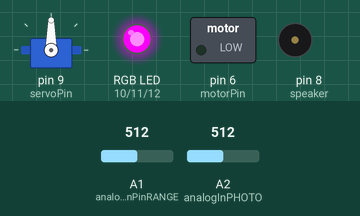
Simulated run of this sketch. Board: Arduino Uno, built with avr-gcc and run on an emulated ATmega328P. Shown: servo, switched loads named in the sketch (green lamp = pin HIGH), an RGB LED mixed from three pins (HIGH = lit), buzzer (waves = sounding, pin HIGH). The test bench sets the inputs (shaded band); at power-on: A1 (analogInPinRANGE) = 512, A2 (analogInPHOTO) = 512. What the sketch prints to the serial monitor is not drawn.

Above: at 0.1 s.
Timing chart, 0 to 1.6 s (numbered marks = the images above):
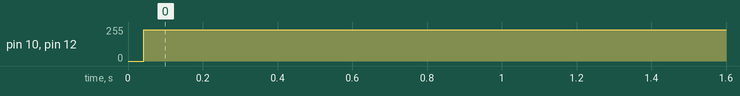

Measured:
- by itself, pin 10 (ledRedPin), pin 12 (ledBluePin): 0/255 → 234/255 at 0.04 s

The sketch:

DesignAssignment2MainCode.ino
```cpp
/*
Matthew Green (mcg67 || 1908903)
Board Number: 18
INFO 4320 - Design Assignment 2
Arsenal FC 12th Man
Due Date: Apr 1 2013

 Some Code by Dr. Francois Guimbretiere and Tom Igone
 Modified 12 Mar 2013
 by Matthew Green - Cornell University

*/

#include "pitches.h"
#include <Servo.h>

//~~~Declare Servo Object
Servo myservo;

//~~~Input Pins
const int analogInPinRANGE = A1; //Range Finder
const int analogInPHOTO = A2; //Photocell Var Resistor

//~~~Output Pins Setup
const int motorPin = 6;
const int ledRedPin = 10;
const int ledGreenPin = 11;
const int ledBluePin = 12;
const int speaker = 8;
const int servoPin = 9;

//~~~Seeded Values
//LED
int redVal   = 255;
int greenVal = 1;
int blueVal  = 1;
//Photocell values
int lightsON = 800;
int lightsOFF = 300;
int lightsDARK = 200;
int photoValue = 0;
//Rangefinder values
int rangeNEAR = 350;
int rangeFAR = 800;
int rangeValue =0;
int rangeOutputValue = 0;
//Servo
const int openLid = 170;
const int closeLid = 50;

boolean flag_lipOpen = false;
boolean ok_to_open = false;
int openCount = 0;

//Melody Constants------------------------------------------------------------------------------//

// Waka Waka by Shakira:
int wakaWaka[] = {
0,NOTE_D4, NOTE_D4,NOTE_D4, NOTE_E4,NOTE_D4,0, NOTE_CS4, NOTE_CS4,NOTE_CS4,NOTE_D4,NOTE_CS4,0,NOTE_D4,NOTE_D4,NOTE_CS4,NOTE_B3,NOTE_B3,NOTE_D4,NOTE_D4,NOTE_CS4,NOTE_B3,NOTE_B3,NOTE_D4,NOTE_D4,
NOTE_CS4,NOTE_B3,NOTE_D4,
0,NOTE_D4,NOTE_D4,NOTE_D4,NOTE_E4,NOTE_D4,0, NOTE_CS4, NOTE_CS4,NOTE_CS4,NOTE_D4,NOTE_E4,0,NOTE_D4,NOTE_D4,NOTE_CS4,NOTE_B3,NOTE_B3,NOTE_D4,NOTE_D4,NOTE_CS4,NOTE_B3,NOTE_B3,NOTE_D4,NOTE_D4,NOTE_CS4,
NOTE_B3,NOTE_D4,0,NOTE_D4,NOTE_E4,NOTE_D4,NOTE_FS4,
0,NOTE_CS4,NOTE_A4,NOTE_FS4,0,NOTE_D4,NOTE_E4,NOTE_D4,NOTE_FS4,0,NOTE_CS4,NOTE_A4,NOTE_FS4,NOTE_D4,NOTE_D4,NOTE_D4,NOTE_D4,NOTE_D4,NOTE_E4,NOTE_D4,NOTE_E4,NOTE_E4,NOTE_E4,NOTE_E4,NOTE_E4,NOTE_FS4,NOTE_D4,NOTE_E4,
NOTE_FS4,NOTE_FS4,NOTE_FS4,NOTE_FS4,NOTE_D4,NOTE_B3,NOTE_B3,NOTE_B3,NOTE_A3,0,NOTE_FS4,NOTE_D4,NOTE_B3,NOTE_B3,NOTE_D4,NOTE_D4,NOTE_D4,NOTE_D4,NOTE_D4,NOTE_D4,NOTE_D4,NOTE_E4,NOTE_D4,NOTE_E4,
NOTE_E4,NOTE_E4,NOTE_E4,NOTE_FS4,NOTE_D4,NOTE_E4,
NOTE_FS4,NOTE_FS4,NOTE_FS4,NOTE_FS4,NOTE_D4,NOTE_B3,NOTE_B3,NOTE_B3,NOTE_A3,0,NOTE_FS4,NOTE_D4,NOTE_B3,NOTE_B3,NOTE_D4,NOTE_D4};

// note durations: 4 = quarter note, 8 = eighth note, etc.:
int noteDurations[] = {
4,8,16,8,4,4,4,8,16,8,4,4,4,8,16,8,8,16,8,16,8,8,16,8,16,8,4,4,
4,8,16,8,4,4,4,8,16,8,4,4,4,8,16,8,8,16,8,16,8,8,16,8,16,8,4,4,4,8,4,8,3,
4,8,3,3,4,8,4,8,3,4,8,3,3,8,16,8,16,8,4,6,6,16,8,16,8,8,8,6,
6,16,8,16,8,8,16,8,8,4,8,8,8,8,8,3,6,16,8,16,8,8,6,8,8,8,8,8,8,4,
6,16,8,16,8,8,16,8,8,4,8,8,8,8,8,2};

//------------------------------------------------------------------------------//

void setup() {
  Serial.begin(9600);
  Serial.println(sizeof(wakaWaka)/sizeof(NOTE_D4));
  Serial.println(sizeof(noteDurations)/sizeof(NOTE_D4));

  pinMode(analogInPHOTO, INPUT);
  pinMode(analogInPinRANGE, INPUT);

  pinMode(motorPin, OUTPUT);
  pinMode(ledRedPin, OUTPUT);
  pinMode(ledGreenPin, OUTPUT);
  pinMode(ledBluePin, OUTPUT);
  pinMode(speaker, OUTPUT);

  myservo.attach(servoPin);
}

//Gets the input from the range finder and the potentiometer
boolean read_photo_range()
{
  //Read Photo Input & Generate the output value
  //Above 800 is good light, less than 300 is kinda dark, 200 and less DARK
  photoValue = analogRead(analogInPHOTO);
  //Serial.println(photoValue);

  //Read Range Input & Generate the output value
  rangeValue = analogRead(analogInPinRANGE);
  rangeValue = rangeValue * 5; //Correcting for the input/converting it to millimeters.
  rangeOutputValue = map(rangeValue/5, 0, 1023, 0, 255); //Mapping it within the range of the analog output constraints

  //Testing if the lights in the room are on and someone is near the box
  if((photoValue >= lightsON && rangeValue <= rangeNEAR)){
    Serial.print("Photo sensor = " );
    Serial.print(photoValue);
    Serial.print("\t Range sensor = " );
    Serial.print(rangeValue);
    Serial.print("\t R_Output sensor = " );
    Serial.println(rangeOutputValue);
    return (true);
  }

  return (false);
}

//Turn off all LEDS
void led_Off(){
  analogWrite(ledGreenPin, 0);
  analogWrite(ledRedPin, 0);
  analogWrite(ledBluePin, 0);
}

//Turn LED purple when the lid is closed and waiting for input
void led_Closed_Lid(){
  led_Off();
  analogWrite(ledGreenPin, 0);
  analogWrite(ledRedPin, 255);
  analogWrite(ledBluePin, 255);
}

//Turn on the Red LED only.
void led_On(){
  led_Off();
  analogWrite(ledGreenPin, 0);
  analogWrite(ledRedPin, 255);
  analogWrite(ledBluePin, 0);
}

//MelodyFunction
//Plays the song Waka Waka by Shakira, the offical song of the 2010 world cup.
void playWakaWaka() {
  for (int thisNote = 0; thisNote < sizeof(noteDurations)/sizeof(NOTE_D4); thisNote++) {

    int noteDuration = 1000/noteDurations[thisNote];
    tone(8, wakaWaka[thisNote],noteDuration);
    int pauseBetweenNotes = noteDuration * 1.50;
    delay(pauseBetweenNotes);
    noTone(8);
  }
  delay(2000);
}

//

void loop(){

  ok_to_open = read_photo_range();

  if(!ok_to_open){
    led_Closed_Lid();
    flag_lipOpen = false;
  }

  if(ok_to_open){
    //if(openCount < 2){
      led_On();
      if(myservo.read() != openLid){
        myservo.write(openLid);
      }

      playWakaWaka();
      //delay(5000);

      if(myservo.read() != closeLid){
        myservo.write(closeLid);
      }

      flag_lipOpen = true;
    //}

    /*if(openCount > 2){
      flag_lipOpen = false;
      if(myservo.read() != closeLid){
        myservo.write(closeLid);
      }
      led_Closed_Lid();
    } */
    openCount++;
    //Serial.println(openCount);
  }
}
```

pitches.h
```cpp
/*************************************************
 * Public Constants
 *************************************************/

#define NOTE_B0  31
#define NOTE_C1  33
#define NOTE_CS1 35
#define NOTE_D1  37
#define NOTE_DS1 39
#define NOTE_E1  41
#define NOTE_F1  44
#define NOTE_FS1 46
#define NOTE_G1  49
#define NOTE_GS1 52
#define NOTE_A1  55
#define NOTE_AS1 58
#define NOTE_B1  62
#define NOTE_C2  65
#define NOTE_CS2 69
#define NOTE_D2  73
#define NOTE_DS2 78
#define NOTE_E2  82
#define NOTE_F2  87
#define NOTE_FS2 93
#define NOTE_G2  98
#define NOTE_GS2 104
#define NOTE_A2  110
#define NOTE_AS2 117
#define NOTE_B2  123
#define NOTE_C3  131
#define NOTE_CS3 139
#define NOTE_D3  147
#define NOTE_DS3 156
#define NOTE_E3  165
#define NOTE_F3  175
#define NOTE_FS3 185
#define NOTE_G3  196
#define NOTE_GS3 208
#define NOTE_A3  220
#define NOTE_AS3 233
#define NOTE_B3  247
#define NOTE_C4  262
#define NOTE_CS4 277
#define NOTE_D4  294
#define NOTE_DS4 311
#define NOTE_E4  330
#define NOTE_F4  349
#define NOTE_FS4 370
#define NOTE_G4  392
#define NOTE_GS4 415
#define NOTE_A4  440
#define NOTE_AS4 466
#define NOTE_B4  494
#define NOTE_C5  523
#define NOTE_CS5 554
#define NOTE_D5  587
#define NOTE_DS5 622
#define NOTE_E5  659
#define NOTE_F5  698
#define NOTE_FS5 740
#define NOTE_G5  784
#define NOTE_GS5 831
#define NOTE_A5  880
#define NOTE_AS5 932
#define NOTE_B5  988
#define NOTE_C6  1047
#define NOTE_CS6 1109
#define NOTE_D6  1175
#define NOTE_DS6 1245
#define NOTE_E6  1319
#define NOTE_F6  1397
#define NOTE_FS6 1480
#define NOTE_G6  1568
#define NOTE_GS6 1661
#define NOTE_A6  1760
#define NOTE_AS6 1865
#define NOTE_B6  1976
#define NOTE_C7  2093
#define NOTE_CS7 2217
#define NOTE_D7  2349
#define NOTE_DS7 2489
#define NOTE_E7  2637
#define NOTE_F7  2794
#define NOTE_FS7 2960
#define NOTE_G7  3136
#define NOTE_GS7 3322
#define NOTE_A7  3520
#define NOTE_AS7 3729
#define NOTE_B7  3951
#define NOTE_C8  4186
#define NOTE_CS8 4435
#define NOTE_D8  4699
#define NOTE_DS8 4978
```
